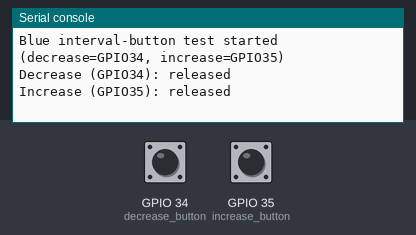
This program was run on a simulated ESP32 board running MicroPython. Shown: the last lines printed to the serial console. The test bench sets the inputs (shaded band); at power-on: GPIO 34 (decrease_button) LOW, GPIO 35 (increase_button) LOW.

Above: at 1.2 s.
1.3 s: GPIO 34 (decrease_button) pulled HIGH for 0.15 s
At 1.9 s:
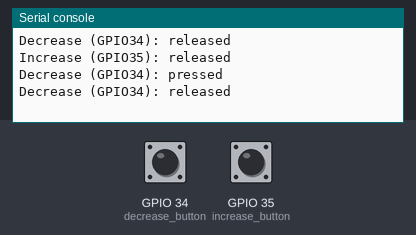
2.9 s: GPIO 35 (increase_button) pulled HIGH for 0.15 s
At 3.04 s:
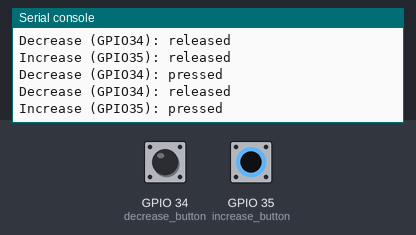

Measured:
- after the input at 1.3 s, the serial console: prints a new line at once (image 1)
- after the input at 2.9 s, the serial console: prints a new line at once (image 2)

The program:

09_blue_interval_buttons.py
```python
"""Diagnostic 9/13 — Blue interval buttons, GPIO 34/35, external pull-down.

Isolates the two blue buttons that scale the blinking LEDs' interval:
decrease on GPIO 34, increase on GPIO 35. See diagnostics/README.md for how to
run this on wokwi.com.

Unlike the main push-button (diagnostic 4, GPIO 17, internal Pin.PULL_DOWN),
GPIO 34/35 are input-only ESP32 pins with **no internal pull resistors at
all** -- Pin.PULL_DOWN is not requested here because the hardware can't
provide it. Each button needs its own external 10 kOhm pull-down resistor
to GND in diagram.json/the physical build; without it, the pin floats and
readings will be erratic rather than a clean LOW when released. If this
diagnostic's readings look noisy or stuck HIGH with nothing pressed, check the
external resistor first, before suspecting the button/GPIO itself.

Expected: with both buttons released, the serial monitor prints "released"
for each once at startup. Pressing decrease (GPIO 34) or increase
(GPIO 35) prints its own "pressed"/"released" transition, independently
of the other button.
"""

from machine import Pin
import time

POLL_INTERVAL_MS = 50
DECREASE_INTERVAL_BUTTON_PIN = 34
INCREASE_INTERVAL_BUTTON_PIN = 35

decrease_button = Pin(DECREASE_INTERVAL_BUTTON_PIN, Pin.IN)
increase_button = Pin(INCREASE_INTERVAL_BUTTON_PIN, Pin.IN)

print("Blue interval-button test started (decrease=GPIO34, increase=GPIO35)")

last_decrease = None
last_increase = None

while True:
    decrease_state = bool(decrease_button.value())
    if decrease_state != last_decrease:
        print("Decrease (GPIO34):", "pressed" if decrease_state else "released")
        last_decrease = decrease_state

    increase_state = bool(increase_button.value())
    if increase_state != last_increase:
        print("Increase (GPIO35):", "pressed" if increase_state else "released")
        last_increase = increase_state

    time.sleep_ms(POLL_INTERVAL_MS)
```
